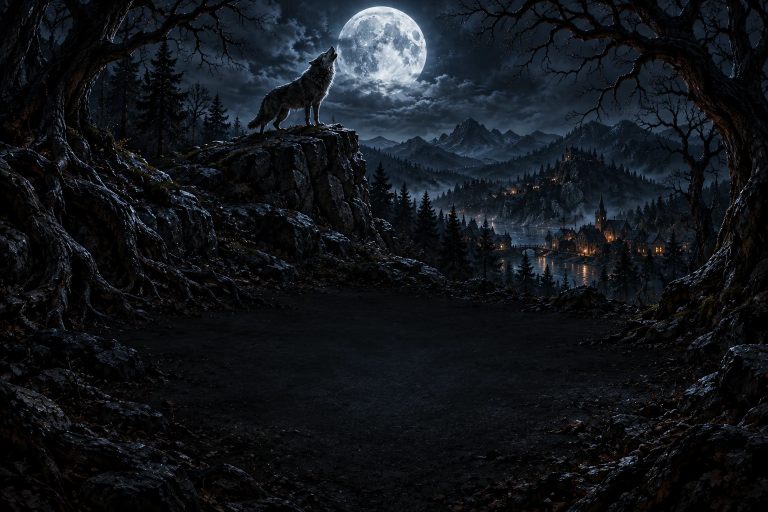
#> input picture godot/assets/start/start-hintergrund.webp, 1536 x 1024 px, given in place of start-hintergrund.png, which was not available (shown at 1/2 size)
$ python build_start_assets.py
#> lines starting #> are read from the running program, lines starting #| are printed output that depends on the picture; pictures that were not available may be replaced by others from this repository, and a replacement may not be noted
"""Builds the start-screen media in godot/assets/start/ from the ChatGPT originals in
C:/Users/Marku/Downloads/Grimmhain/Archiv/P1-Nachtentwurf/start/ (start-hintergrund.png, start-nebel.png, start-logo.png).
Run from the repo root: python tools/build_start_assets.py
 - hintergrund: WebP, unchanged size (1536 px wide)
 - logo: cropped to its alpha box, 1600 px wide, WebP with alpha
 - nebel: colour fringes removed (colour re-grown from the opaque fog), alpha softened and faded to the top/bottom edge,
   cropped to the fog band, cross-faded at the seam so it repeats without a visible edge, WebP with alpha
"""
import numpy as np
from PIL import Image, ImageFilter

SRC = "C:/Users/Marku/Downloads/Grimmhain/Archiv/P1-Nachtentwurf/start/"
OUT = "godot/assets/start/"


def blur(arr, r):
    img = Image.fromarray(arr)
    return np.asarray(img.filter(ImageFilter.GaussianBlur(r))).astype(np.float32)


bg = Image.open(SRC + "start-hintergrund.png").convert("RGB")
#> bg is the input picture: PIL image 1536x1024 RGB; mean R, G, B 17.5, 21.3, 25.8
bg.save(OUT + "start-hintergrund.webp", quality=88, method=6)

logo = Image.open(SRC + "start-logo.png").convert("RGBA")
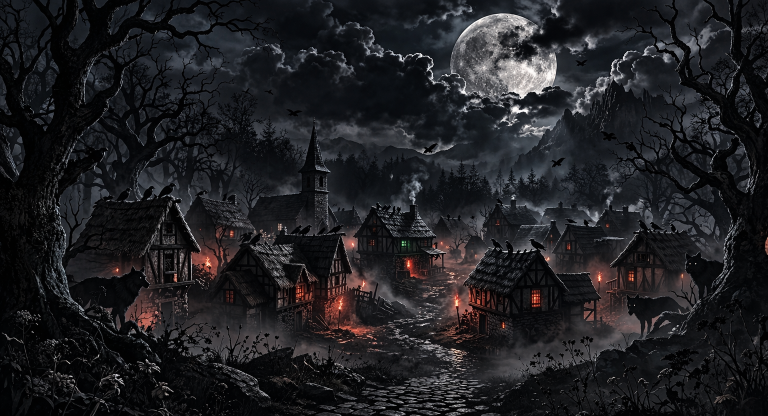
#> input picture assets/Nacht.png, 1536 x 832 px, given in place of start-logo.png, which was not available (shown at 1/2 size)
box = logo.getchannel("A").point(lambda v: 255 if v > 8 else 0).getbbox()
#> box = (0, 0, 1536, 832)
logo = logo.crop((max(box[0] - 12, 0), max(box[1] - 12, 0), min(box[2] + 12, logo.width), min(box[3] + 12, logo.height)))
logo = logo.resize((1600, round(logo.height * 1600 / logo.width)), Image.LANCZOS)
#> logo: PIL image 1600x867 RGBA
logo.save(OUT + "start-logo.webp", quality=92, alpha_quality=100, method=6)

fog = np.asarray(Image.open(SRC + "start-nebel.png").convert("RGBA")).astype(np.float32)
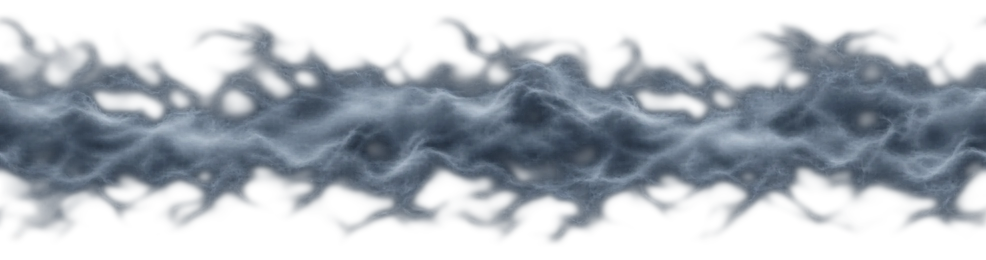
#> input picture godot/assets/start/start-nebel.webp, 1972 x 519 px, given in place of start-nebel.png, which was not available (shown at 1/2 size)
alpha = fog[..., 3]
rgb = fog[..., :3]
# colour field grown from the solid fog (premultiplied blur), then used wherever the fog is thin or missing
pre = np.dstack([rgb * (alpha[..., None] / 255.0), alpha]).astype(np.uint8)
parts = [blur(pre[..., i], 14) for i in range(4)]
#> call 4 of blur, with r = 14
#> in blur (call 4), `return np.asarray(img.filter(ImageFilter.GaussianBlur(r))).astype(np.f..`:
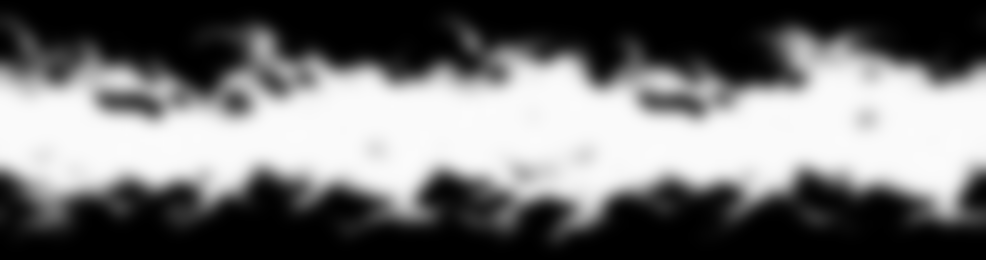
#> returned value: shape (519, 1972) float32 (shown at 1/2 size); min 0, max 252, mean 113.9
#> parts = 4 items
field = np.dstack(parts[:3]) / np.maximum(parts[3][..., None] / 255.0, 0.02)
weight = np.clip(alpha / 160.0, 0, 1)[..., None]
rgb = rgb * weight + np.clip(field, 0, 255) * (1 - weight)
# soften alpha: blur, gentle curve, fade to the band edges
a = blur(alpha.astype(np.uint8), 5) / 255.0
a = np.clip(a, 0, 1) ** 1.35
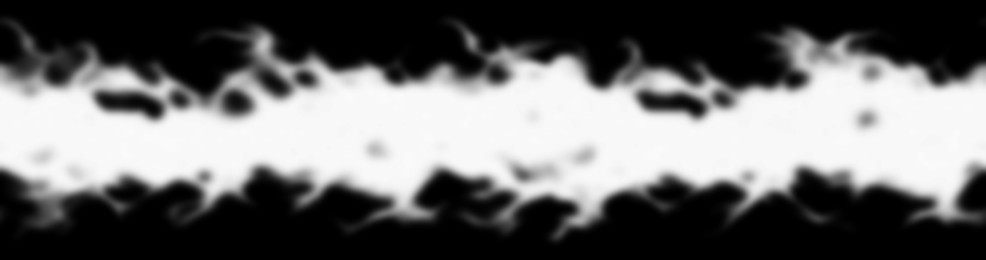
#> a: shape (519, 1972) float32 (shown at 1/2 size); min 0, max 0.984, mean 0.418
rows = np.where((a > 0.05).any(1))[0]
#> rows = 451 values from 35 to 485
top, bottom = max(rows.min() - 30, 0), min(rows.max() + 30, a.shape[0])
#> top = 5; bottom = 515
a = a[top:bottom]
#> a: shape (510, 1972) float32
rgb = rgb[top:bottom]
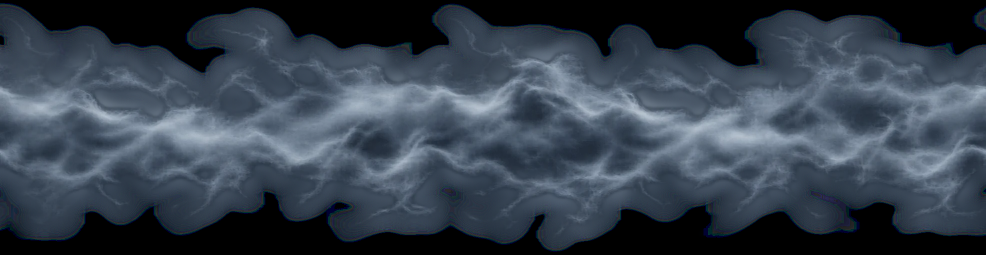
#> rgb: shape (510, 1972, 3) float32 (shown at 1/2 size); mean R, G, B 54.9, 65.4, 77.7
h = a.shape[0]
#> h = 510
fade = np.minimum(np.arange(h), np.arange(h)[::-1]) / 48.0
a = a * np.clip(fade, 0, 1)[:, None]
out = np.dstack([np.clip(rgb, 0, 255), a * 255.0]).astype(np.float32)
# seamless repeat: cross-fade the last `ov` columns into the first ones
ov = 200
w = out.shape[1]
#> w = 1972
t = (np.arange(ov) / ov)[None, :, None]
head = out[:, w - ov:, :] * (1 - t) + out[:, :ov, :] * t
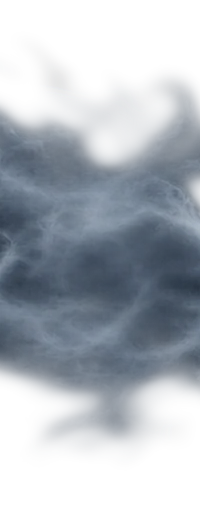
#> head: shape (510, 200, 4) float64; mean R, G, B, A 55.9, 66.6, 79.1, 118.3; transparent parts drawn white
seamless = np.concatenate([head, out[:, ov:w - ov, :]], axis=1)
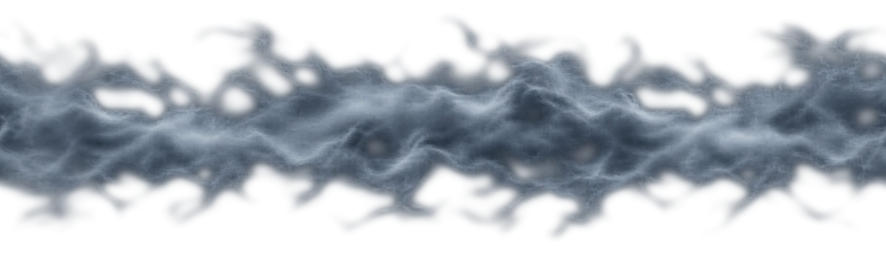
#> seamless: shape (510, 1772, 4) float64 (shown at 1/2 size); mean R, G, B, A 54.8, 65.3, 77.5, 108.2; transparent parts drawn white
Image.fromarray(np.clip(seamless, 0, 255).astype(np.uint8), "RGBA").save(OUT + "start-nebel.webp", quality=88, alpha_quality=95, method=6)
print("ok", bg.size, logo.size, seamless.shape)
#| ok (1536, 1024) (1600, 867) (510, 1772, 4)
